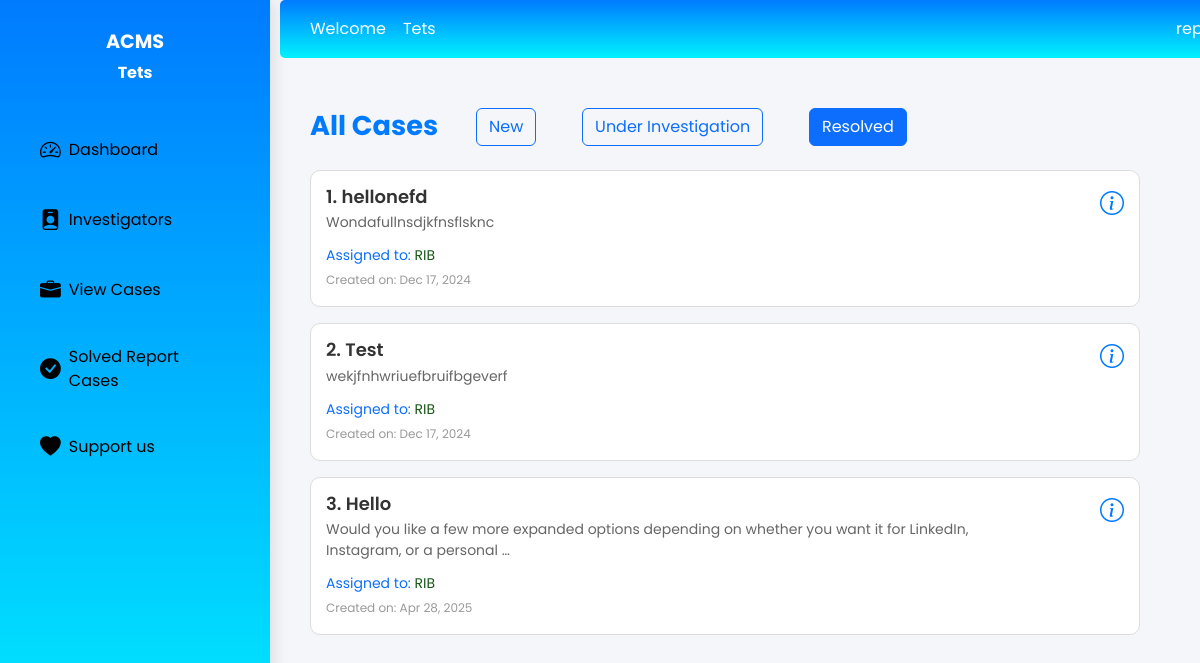
Screenshot of /casess/?status=resolved (signed in) with the database file from the repository.
### IntegrityGuard_app/models.py (models this page shows, shortened)
class Case(models.Model):
    STATUS_CHOICES = (
        ('reported', 'Reported'),
        ('under_investigation', 'Under Investigation'),
        ('resolved', 'Resolved'),
    )
    title = models.CharField(max_length=255)
    description = models.TextField()
    reported_by = models.ForeignKey(User, on_delete=models.CASCADE, related_name='reported_cases')
    assigned_to = models.ForeignKey(User, on_delete=models.SET_NULL, null=True, blank=True, related_name='assigned_cases')
    Legal_assigned_to = models.ForeignKey(User, on_delete=models.SET_NULL, null=True, blank=True, related_name='Legal_cases')
    internal_Investigator=models.ForeignKey(User, on_delete=models.SET_NULL, null=True, blank=True, related_name='internal_Investigator')
    status = models.CharField(max_length=20, choices=STATUS_CHOICES, default='reported')
    created_at = models.DateTimeField(auto_now_add=True)
    updated_at = models.DateTimeField(auto_now=True)
    Assigned_at = models.DateTimeField(blank=True, null=True)
    reported = models.TextField(max_length=255, blank=True, null=True)

class User(models.Model):
    USER_TYPE_CHOICES = (
        ('admin', 'Administrator'),
        ('investigator', 'Investigator'),
        ('reporter', 'Reporter'),
    )
    fullname = models.CharField(max_length=255)
    address = models.CharField(max_length=255)
    phone_number = models.CharField(max_length=15)
    email = models.EmailField(unique=True)
    password = models.CharField(max_length=128)
    user_type = models.CharField(max_length=15, choices=USER_TYPE_CHOICES , default='reporter')
    date_joined = models.DateTimeField(auto_now_add=True)
    is_active = models.BooleanField(default=True)
    is_admin = models.BooleanField(default=False)
    USERNAME_FIELD = 'email'
    REQUIRED_FIELDS = ['username']

### IntegrityGuard_app/views.py (the view)
# urls.py: path('casess/', views.cases_list, name='cases_list'),
def cases_list(request):
    status = request.GET.get('status')
    name = request.session["name"]
    role= request.session["user_type"]
    if status:
        cases = Case.objects.filter(status=status)
    else:
        cases = Case.objects.filter(status="reported")
    investigators = User.objects.filter(user_type='investigator')
    context = {
        'name': name,
        'role': role,
        'cases': cases,
        'investigators': investigators,
    }
    return render(request, 'Admin/DisplayCases.html',context)

### IntegrityGuard_app/templates/admin/DisplayCases.html (shortened to what this page needs)
{% load static %}
<!DOCTYPE html>
<html lang="en">
<head>
    <link href="https://cdn.jsdelivr.net/npm/bootstrap@5.3.0/dist/css/bootstrap.min.css" rel="stylesheet">
    <link href="https://cdn.jsdelivr.net/npm/bootstrap-icons/font/bootstrap-icons.css" rel="stylesheet">
</head>
<body>
    <div class="d-flex">
        <div class="sidebar">
            <h4>ACMS</h4>
            <h5>{{ name }}</h5>
            <ul class="nav flex-column">
                <li class="nav-item">
                    <a href="{% url 'admin_dashboard' %}"
                        class="nav-link {% if request.resolver_match.url_name == 'admin_dashboard' %}active{% endif %}">
                        <i class="bi bi-speedometer2 me-2"></i> Dashboard
                    </a>
                </li>
                <li class="nav-item">
                    <a href="{% url 'investigator_view' %}"
                        class="nav-link {% if request.resolver_match.url_name == 'investigator_view' %}active{% endif %}">
                        <i class="bi bi-person-badge-fill me-2"></i> Investigators
                    </a>
                </li>
                <li class="nav-item">
                    <a href="{% url 'view_all_Cases' %}"
                        class="nav-link {% if request.resolver_match.url_name == 'view_all_Cases' %}active{% endif %}">
                        <i class="bi bi-briefcase-fill me-2"></i> View Cases
                    </a>
                </li>
                <li class="nav-item">
                    <a href="{% url 'admin_solved' %}"
                       class="nav-link {% if request.resolver_match.url_name == 'admin_solved' %}active{% endif %}">
                        <i class="bi bi-check-circle-fill me-2"></i> Solved Report Cases
                    </a>
                </li>
                <li class="nav-item">
                    <a href="{% url 'contact_dicplayed' %}"
                       class="nav-link {% if request.resolver_match.url_name == 'contact_dicplayed' %}active{% endif %}">
                        <i class="bi bi-heart-fill me-2"></i> Support us
                    </a>
                </li>
            </ul>
        </div>
        <div class="main-content">
            <nav class="navbar navbar-expand-lg navbar-custom">
                <span> Welcome &nbsp;&nbsp; {{ name }}</span>
                <div class="dropdown ms-auto">
                    <button class="btn text-white dropdown-toggle" type="button" id="navbarDropdown"
                        data-bs-toggle="dropdown" aria-expanded="false">
                        <span>{{role}}</span>
                    </button>
                </div>
            </nav>
            <div class="dashboard-container">
                    <div class="case-container text-left">
                        <h2>All Cases</h2>
                        <div class="filter-buttons mb-4" style="margin-top: -43px;">
                            <a href="{% url 'cases_list' %}?status=reported" class="btn btn-outline-primary {% if not request.GET.status %}active{% endif %}"  style="margin-left: 20%;">
                                New
                            </a>
                            <a href="{% url 'cases_list' %}?status=under_investigation" class="btn btn-outline-primary {% if request.GET.status == 'under_investigation' %}active{% endif %}"  style="margin-left: 5%;">
                                Under Investigation
                            </a>
                            <a href="{% url 'cases_list' %}?status=resolved" class="btn btn-outline-primary {% if request.GET.status == 'resolved' %}active{% endif %}"  style="margin-left: 5%;">
                                Resolved
                            </a>
                        </div>
                        {% if cases %}
                        <div class="list-group mt-4">
                            {% for case in cases %}
                            <div class="case-list">
                                <a href="#" class="case-item  mb-3" data-bs-toggle="modal" data-bs-target="#caseModal{{ case.id }}">
                                    <div class="case-content">
                                        <h5 class="case-title">{{ forloop.counter }}. {{ case.title }}</h5>
                                        <p class="case-description">{{ case.description|truncatewords:20 }}</p>
                                        <small>
                                            Assigned to: <span style="color: rgb(24, 88, 24);">
                                                {% if case.assigned_to %}{{ case.assigned_to.fullname }}{% else %}New{% endif %}
                                            </span>
                                        </small>
                                        <br>
                                        <small class="case-date">Created on: {{ case.created_at|date:"M d, Y" }}</small>
                                    </div>
                                    <div class="case-icon">
                                        <i class="bi bi-info-circle"></i>
                                    </div>
                                </a>
                        {% endfor %}
                    </div>
                    {% else %}
                    <p  style="color: rgb(165, 31, 31); margin-top: 100px; margin-left: 20%;">No cases found for your account.</p>
                    {% endif %}
                </div>
            </div>
        </div>
    </div>
</body>
</html>

### IntegrityGuard_app/templates/admin/DisplayCases.html (style rules this page uses)
body { background: linear-gradient(to bottom, #4facfe, #00f2fe); font-family: 'Poppins', sans-serif; color: #fff; min-height: 100vh; display: flex; flex-direction: column; margin: 0; padding: 0; }
.sidebar { background: linear-gradient(to bottom, #007bff, #00f2fe); color: #fff; height: 100vh; width: 270px; position: fixed; padding: 30px 20px; box-shadow: 4px 0px 15px rgba(0, 0, 0, 0.1); }
.sidebar h4 { font-size: 1.2rem; font-weight: bold; color: #fff; margin-bottom: 10px; text-align: center; }
.sidebar h5 { font-size: 1rem; font-weight: bold; color: #fff; margin-bottom: 40px; text-align: center; }
.sidebar .nav-link { color: black; font-size: 1rem; padding: 12px 20px; border-radius: 5px; transition: all 0.3s ease; display: flex; align-items: center; }
.sidebar .nav-link i { font-size: 1.3rem; margin-right: 10px; }
.sidebar .nav-item:not(:last-child) { margin-bottom: 15px; }
.main-content { margin-left: 250px; padding: 30px; flex-grow: 1; background-color: #f4f6f9; }
.dashboard-container { margin: 50px auto; padding: 30px; border-radius: 10px; max-width: 1200px; width: 100%; height: 84vh; }
.dashboard-container h2 { color: #007bff; font-weight: bold; font-size: 1.7em; }
.navbar-custom { background: linear-gradient(to bottom, #007bff, #00f2fe); padding: 10px 30px; border-radius: 5px; color: white; position: fixed; width: 85%; z-index: 1000; top: 0; }
.case-list { margin-bottom: 20px; }
.case-item { display: flex; justify-content: space-between; align-items: flex-start; padding: 15px; border: 1px solid #ddd; border-radius: 10px; background-color: #fff; text-decoration: none; transition: all 0.3s ease; }
.case-content { max-width: 85%; }
.case-title { font-size: 18px; font-weight: 600; color: #333; margin-bottom: 5px; }
.case-description { font-size: 14px; color: #666; margin-bottom: 10px; }
.case-date { font-size: 12px; color: #999; }
.case-icon { font-size: 24px; color: #007bff; display: flex; align-items: center; justify-content: center; }

### rows the page displays
Case: title "hellonefd", description "Wondafullnsdjkfnsflsknc", assigned_to.fullname "RIB", created_at "Dec 17, 2024"
Case: title "Test", description "wekjfnhwriuefbruifbgeverf", assigned_to.fullname "RIB", created_at "Dec 17, 2024"
Case: title "Hello", description "Would you like a few more expanded options depending on whether you want it for LinkedIn, Instagram, or a personal …", assigned_to.fullname "RIB", created_at "Apr 28, 2025"

### other values shown
{{ name }} "Tets"
